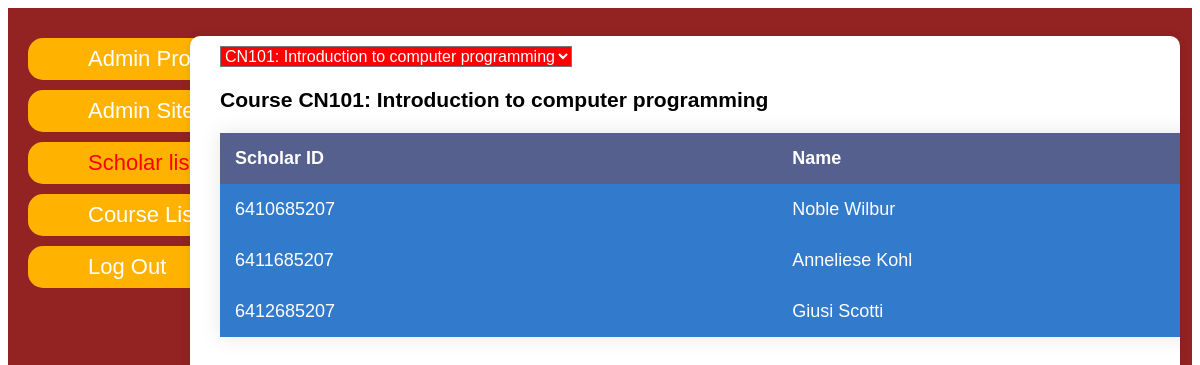
The app's page /courses/management/ (signed in) with its own data.
### courses/models.py (models this page shows, shortened)
class Course(models.Model):
    ID = models.CharField(max_length=10, primary_key=True) # id
    course_name = models.CharField(max_length=100) # name
    course_lecturer = models.CharField(max_length=100) # lecturer
    course_des = models.CharField(max_length=250) # description
    course_semester = models.CharField(max_length=1, default='1') # semester
    course_year = models.CharField(max_length=4, default="2566") # year
    course_seat = models.IntegerField(default=40) # seat
    course_status = models.BooleanField(default=True) # status

### users/models.py (models this page shows, shortened)
class Scholar(models.Model):
    ID = models.OneToOneField(User, on_delete=models.CASCADE) # id
    scholar_name = models.CharField(max_length=100) # name
    scholar_email = models.CharField(max_length=100) # email

### courses/views.py (the view, shortened to what this page needs)
# urls.py: path('management/', views.management, name='management'),
def management(request):
    print(request.method)
    if Course.objects.all().count() == 0:
        return render(request, 'courses/management.html', {
            'username': request.user, 'admin': request.user.is_staff,
            'courses': None, 'register': None, 'all_course': Course.objects.all()})
    if request.method == "GET":
        post = Course.objects.all()[:1].get()
        reg = Register.objects.filter(reg_course_id=post.ID)
        reg = Scholar.objects.filter(ID__in=reg.values_list('reg_scholar_id', flat=True))
        return render(request, 'courses/management.html', {
            'username':request.user, 'admin':request.user.is_staff,
            'courses': post, 'register':reg, 'all_course': Course.objects.all(),})

### templates/courses/management.html (shortened to what this page needs)
{% extends 'courses/board_page.html' %}
{% load static %}
{% block sclist %}
    <div>
        <div>
            <form action="{% url 'management' %}" method="post">
                <select name="reg_course_id" onchange="if(this.value != 0) this.form.submit();">
                    <option value="0">
                        {{courses.ID}}: {{ courses.course_name }}
                    </option>
                </select>
            </form>
            <h3>Course {{courses.ID}}: {{courses.course_name}}</h3>
        </div>
    </div>
    <div>
        <table>
            <thead>
                <th>Scholar ID</th>
                <th>Name</th>
            </thead>
            <tbody>
                {% for sc in register %}
                <tr>
                    <td>{{sc.ID}}</td>
                    <td>{{sc.scholar_name}}</td>
                </tr>
                {% endfor %}
            </tbody>
        </table>
    </div>
{% endblock %}

### static/css/style.css (style rules this page uses)
table { width: 1200px; border-collapse: collapse; overflow: hidden; box-shadow: 0 0 20px rgba(0, 0, 0, 0.1); }
th { padding: 15px; background-color: rgba(255, 255, 255, 0.2); color: white; }
td { padding: 15px; background-color: rgba(255, 255, 255, 0.2); color: white; }
th { text-align: left; }
thead th { background-color: #55608f; }
tbody tr td { background-color: rgb(50, 122, 204); }
select { margin-top: 10px; position: relative; display: inline-block; font-size: 16px; color: white; background-color: red; }

### records on screen
Course: reg_course_id "CN101: Introduction to computer programming", ID "CN101", course_name "Introduction to computer programming"
Scholar: ID "6410685207", scholar_name "Noble Wilbur"
Scholar: ID "6411685207", scholar_name "Anneliese Kohl"
Scholar: ID "6412685207", scholar_name "Giusi Scotti"
